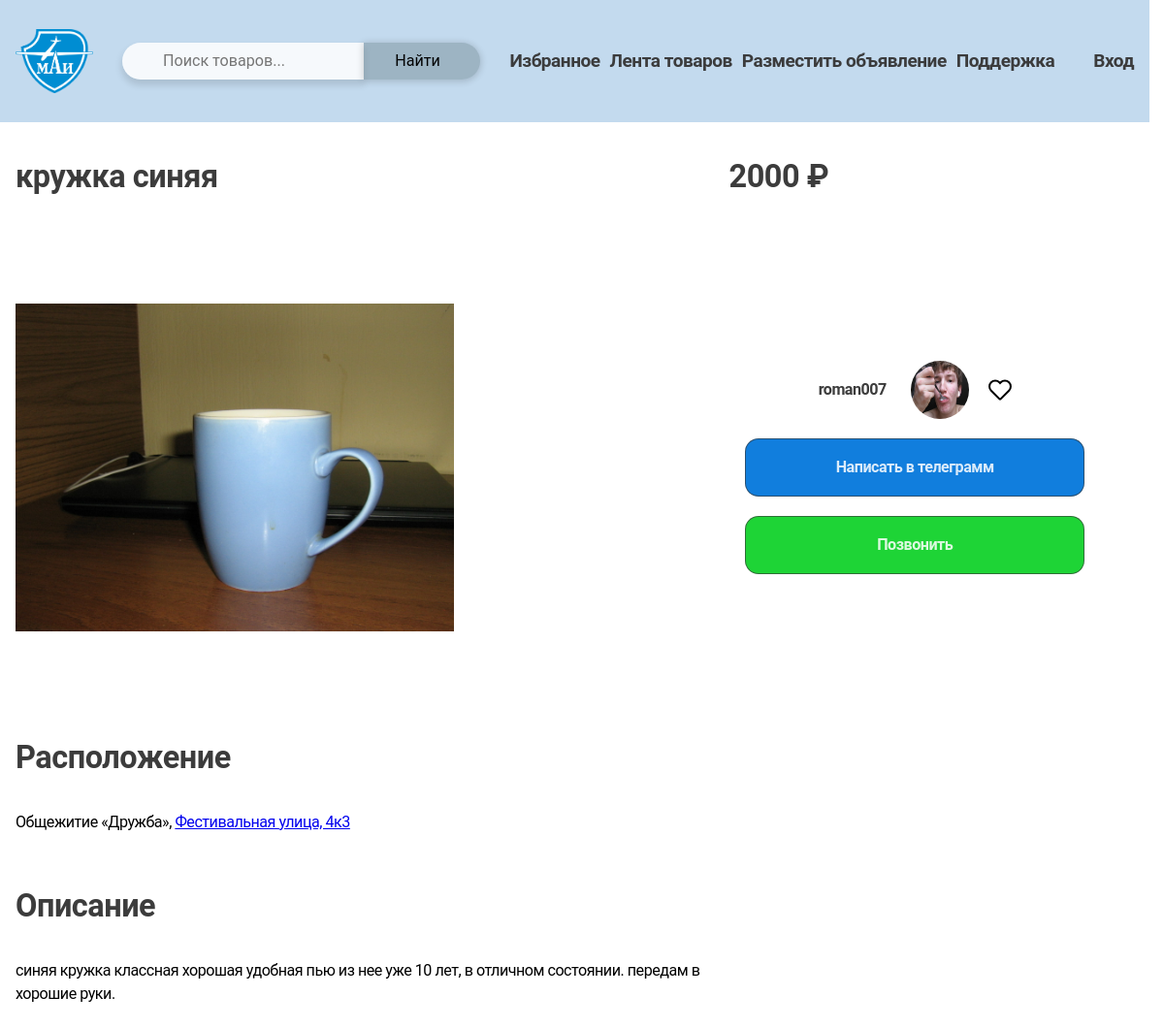
/goods/ad/kruzhka-sinyaya/, run on an earlier commit of the app's database.
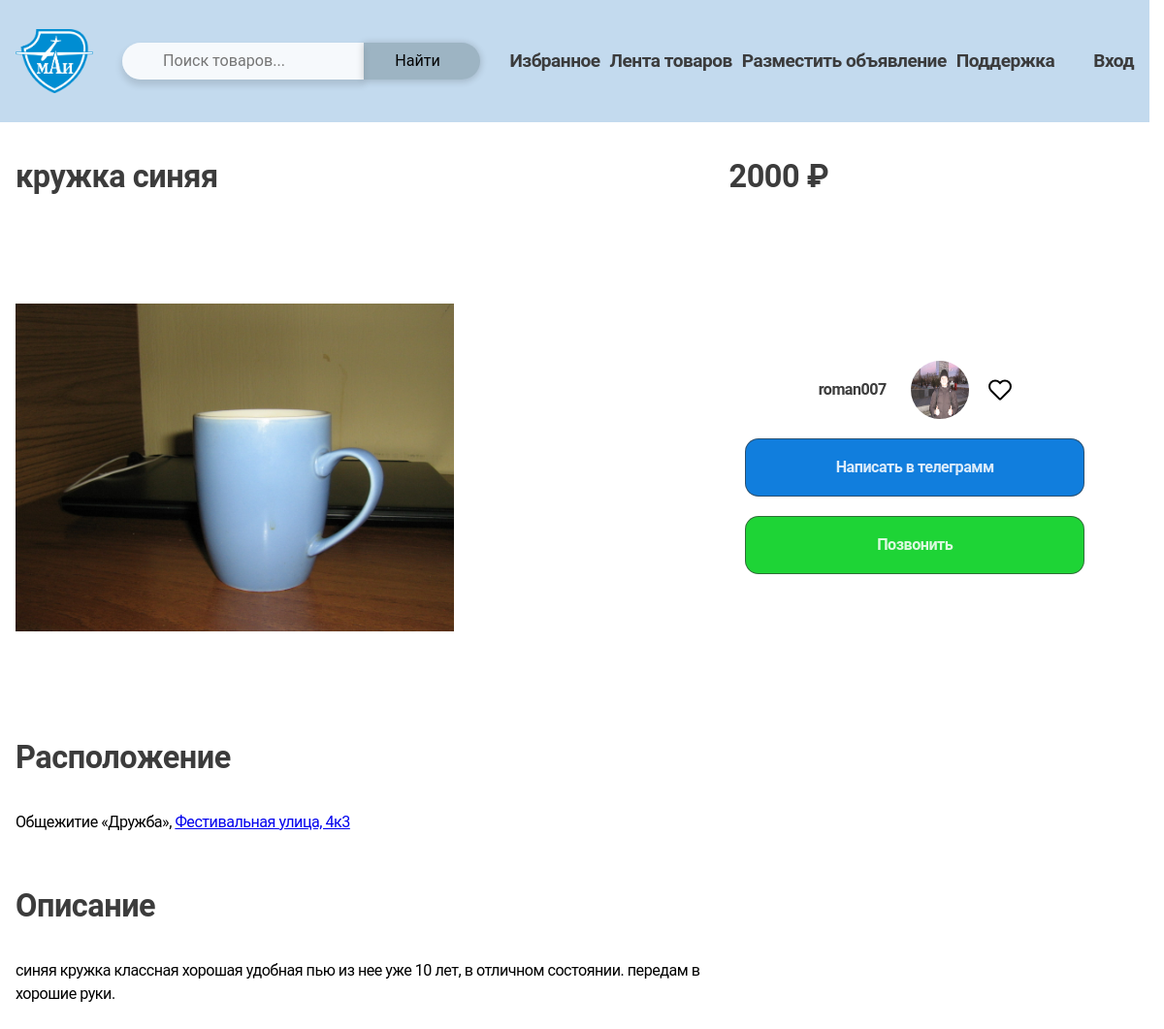
And on a later commit of the database.
### goods/models.py (models this page shows, shortened)
class Goods(models.Model):  # модель таблицы товаров
    name = models.CharField(max_length=127, unique=True, db_index=True, verbose_name='Название')
    slug = models.SlugField(max_length=127, unique=True, verbose_name='URL')
    description = models.TextField(blank=True, null=True, verbose_name='Описание')
    image = models.ImageField(upload_to=upload_to, blank=True, null=True, verbose_name='Изображение')
    price = models.PositiveIntegerField(default=0, db_index=True, verbose_name='Цена')
    category = models.ForeignKey(to=Categories, on_delete=models.PROTECT, verbose_name='Категория')
    seller = models.ForeignKey(get_user_model(), on_delete=models.CASCADE, verbose_name='Продавец')
    condition = models.ForeignKey(to=Condition, on_delete=models.PROTECT, verbose_name='Состояние')
    is_published = models.BooleanField(default=True)
    time_create = models.DateTimeField(auto_now_add=True)
    time_update = models.DateTimeField(auto_now=True)
    address = models.ForeignKey(to=Address, on_delete=models.CASCADE, blank=True, null=True, verbose_name='Адрес')
    class Meta:
        ordering = ['-time_create']
        db_table = 'goods'
        verbose_name = 'Товар'
        verbose_name_plural = 'Товары'

class Address(models.Model): # модель таблицы адресов товаров
    name = models.CharField(max_length=127, unique=True, db_index=True, verbose_name='Название')
    slug = models.SlugField(max_length=127, unique=True, blank=True, null=True, verbose_name='slug')
    address = models.CharField(max_length=127, unique=True, verbose_name='Адрес')
    link_to_map = models.URLField(max_length=127, unique=True, verbose_name='Ссылка на карту')
    class Meta:
        db_table = 'address'
        verbose_name = 'Адррес'
        verbose_name_plural = 'Адреса'

### users/models.py (models this page shows)
class User(AbstractUser):
    email = models.EmailField(unique=True, verbose_name='Email')
    photo = models.ImageField(upload_to=upload_to, blank=True, null=True, verbose_name="Фотография")
    number = models.PositiveBigIntegerField(blank=True, null=True, verbose_name='Контактный телефон')
    telegram = models.SlugField(null=True, blank=True, verbose_name='Ссылка на телеграмм')
    def get_absolute_url(self):
        return reverse('users:profile', kwargs={'user_id': self.id})

### goods/views.py (the view)
# urls.py: path('ad/<slug:ad_slug>/', views.show_ad, name='ad'),
def show_ad(request, ad_slug):
    ad = get_object_or_404(Goods, slug=ad_slug)
    context = {
        'ad': ad,
        'title': ad.name
    }
    if request.user.is_authenticated:
        if Favorites.objects.filter(user=request.user, product=ad).exists():
            ad.is_favorite = 'is-active'
        else:
            ad.is_favorite = ''
    return render(request, 'goods/product-card.html', context)

### goods/templates/goods/product-card.html (shortened to what this page needs)
{% extends 'base.html' %}
{% load static %}
{% block content %}
<main class="main">
    <section class="section container">
      <div class="section__body">
        <div class="product-card">
            <div class="product-card__header">
                <h1 class="product-card__name h3">{{ ad.name }}</h1>
                <p class="product-card__price h3">{{ ad.price }} ₽ </p>
            </div>
            <div class="product-card__body">
                <div class="product-card__photo">
                    {% if ad.image %}
                    <img class="product-card__image" src="{{ ad.image.url }}" alt="" width="662" height="450">
                    {% endif %}
                </div>
                <div class="product-card__aside">
                    <div class="product-card__link">
                        <a class="product-card__aside-profile" href="{{ ad.seller.get_absolute_url }}">
                            <p>{{ ad.seller.username }}</p>
                            {% if ad.seller.photo %}
                            <img class="product-card__aside-profile-image" src="{{ ad.seller.photo.url }}" alt="" width="60" height="60">
                            {% else %}
                            <img class="product-card__aside-profile-image" src="{% static 'main/img/anonim.png' %}" alt="" width="60" height="60">
                            {% endif %}
                        </a>
                        <span id="{{ ad.id }}" class="goods-card__icon icon icon--heart {{ ad.is_favorite }}" data-js-favorite-product>
                        </span>
                    </div>
                    {% if user == ad.seller %}
                    <a class="product-card__redact-icon button" href="{% url 'goods:edit' ad.slug %}">
                        <p>Редактировать</p>
                    </a>
                    {% else %}
                    <a href="https://t.me/{{ ad.seller.telegram }}" class="product-card__aside-button button button--blue">Написать в телеграмм</a>
                    <a class="product-card__aside-button button button--green product-card__aside-button--call" href="/">Позвонить</a>
                    {% endif %}
                </div>
            </div>
            <div class="product-card__address">
                <h2 class="h3">Расположение</h2>
                <p>
                    {{ ad.address.name }},
                    <a href="{{ ad.address.link_to_map }}" target="_blank" rel="noopener noreferrer">
                        {{ ad.address.address }}
                    </a>
                </p>
            </div>
            <div class="product-card__description">
                <h2 class="h3">Описание</h2>
                <p>
                    {{ad.description}}
                </p>
            </div>
        </div>
      </div>
    </section>
</main>
{% endblock %}

What changed in the data, as far as the page shows it:
changed through a linked row, Goods "кружка синяя": seller.photo: a different picture
